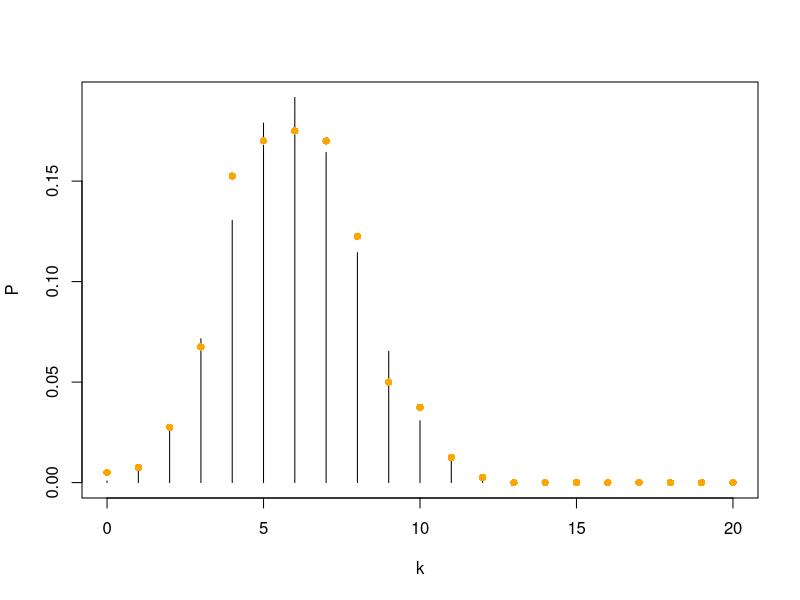

Here is the R script that generated this plot:
# 400 repliche, 20 prove ciascuna
set.seed(17)
s32 <- rbinom(400, size=20, prob=.3)
f32 <- tabulate(s32+1, nbins=21)/400
plot(0:20, dbinom(0:20,20,.3),
     type="h", xlab="k", ylab="P")
points(0:20, f32, col="orange",pch=16)
mean(s32)  # 5.9375; teoria: 6
